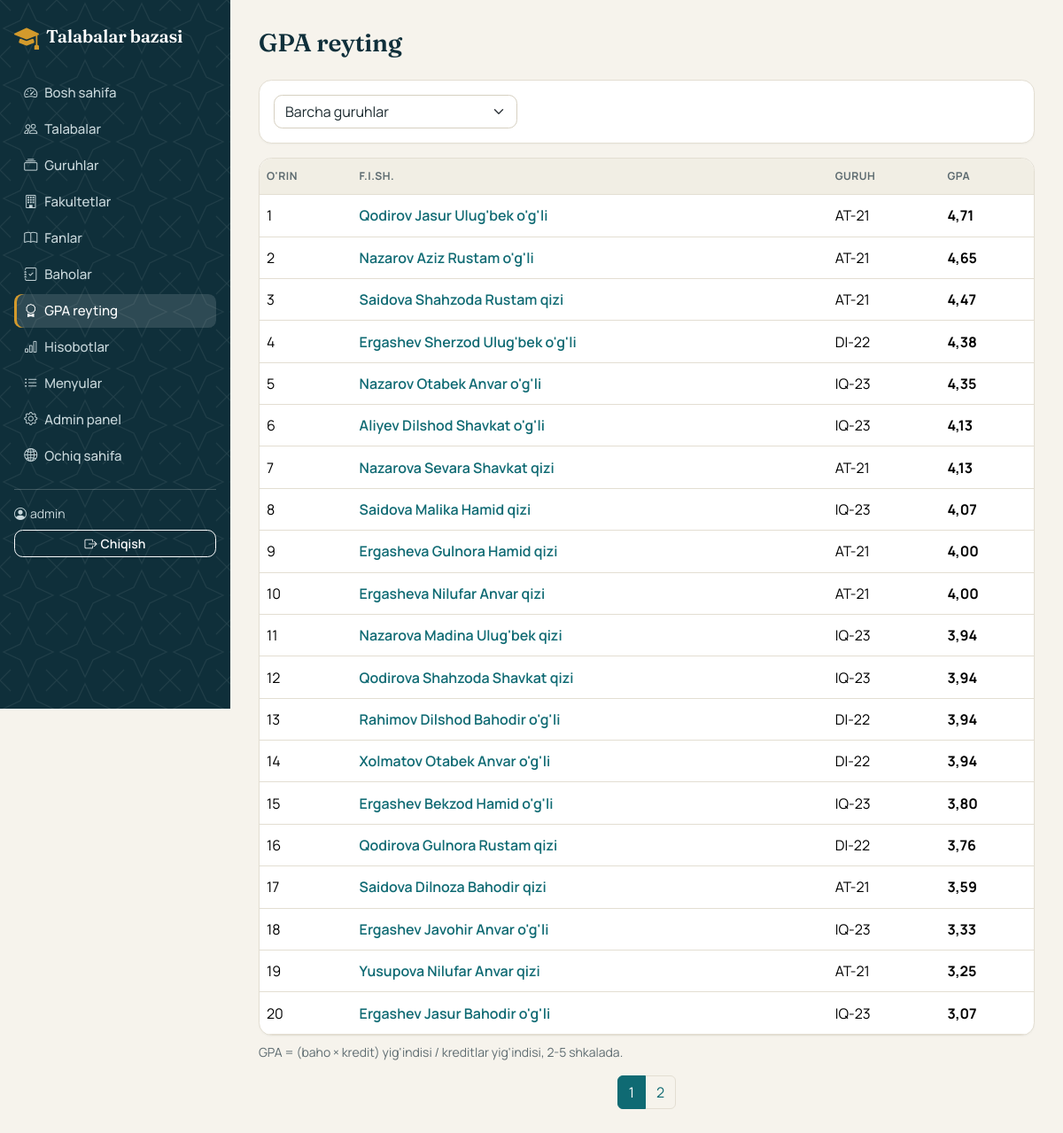
The app's page /gpa/ (signed in) with its own data.
### talabalar/models.py (models this page shows, shortened)
class Talaba(models.Model):
    JINS = [("E", "Erkak"), ("A", "Ayol")]
    TALIM_SHAKLI = [("grant", "Davlat granti"), ("kontrakt", "To'lov-kontrakt")]
    HOLAT = [
        ("oqiydi", "O'qiydi"),
        ("akademik", "Akademik ta'tilda"),
        ("chetlashtirilgan", "Chetlashtirilgan"),
        ("bitirgan", "Bitirgan"),
    ]
    familiya = models.CharField("Familiya", max_length=100)
    ism = models.CharField("Ism", max_length=100)
    otasining_ismi = models.CharField("Otasining ismi", max_length=100, blank=True)
    jinsi = models.CharField("Jinsi", max_length=1, choices=JINS)
    tugilgan_sana = models.DateField("Tug'ilgan sana")
    passport = models.CharField(
        "Pasport seriya/raqam",
        max_length=9,
        unique=True,
        validators=[RegexValidator(r"^[A-Z]{2}\d{7}$", "Format: AA1234567")],
    )
    telefon = models.CharField("Telefon", max_length=20, blank=True)
    email = models.EmailField("Email", blank=True)
    manzil = models.CharField("Manzil", max_length=255, blank=True)
    guruh = models.ForeignKey(Guruh, on_delete=models.PROTECT, related_name="talabalar", verbose_name="Guruh")
    qabul_yili = models.PositiveSmallIntegerField("Qabul yili")
    talim_shakli = models.CharField("Ta'lim shakli", max_length=10, choices=TALIM_SHAKLI, default="grant")
    holati = models.CharField("Holati", max_length=20, choices=HOLAT, default="oqiydi")
    yaratilgan = models.DateTimeField(auto_now_add=True)
    class Meta:
        verbose_name = "Talaba"
        verbose_name_plural = "Talabalar"
        ordering = ["familiya", "ism"]
    @property
    def toliq_ism(self):
        return f"{self.familiya} {self.ism} {self.otasining_ismi}".strip()
    def get_absolute_url(self):
        return reverse("talaba_detail", args=[self.pk])
    @property
    def gpa(self):
        baholar = self.baholar.all()
        kredit = sum(b.fan.kredit for b in baholar)
        if not kredit:
            return None
        return sum(b.baho * b.fan.kredit for b in baholar) / kredit

class Guruh(models.Model):
    nomi = models.CharField("Guruh nomi", max_length=50, unique=True)
    fakultet = models.ForeignKey(Fakultet, on_delete=models.PROTECT, related_name="guruhlar", verbose_name="Fakultet")
    yonalish = models.CharField("Yo'nalish", max_length=150)
    kurs = models.PositiveSmallIntegerField(
        "Kurs", validators=[MinValueValidator(1), MaxValueValidator(6)], default=1
    )
    class Meta:
        verbose_name = "Guruh"
        verbose_name_plural = "Guruhlar"
        ordering = ["nomi"]
    def __str__(self):
        return self.nomi

class Baho(models.Model):
    talaba = models.ForeignKey(Talaba, on_delete=models.CASCADE, related_name="baholar", verbose_name="Talaba")
    fan = models.ForeignKey(Fan, on_delete=models.PROTECT, related_name="baholar", verbose_name="Fan")
    ball = models.PositiveSmallIntegerField("Ball (0-100)", validators=[MaxValueValidator(100)])
    sana = models.DateField("Sana")
    class Meta:
        verbose_name = "Baho"
        verbose_name_plural = "Baholar"
        ordering = ["-sana"]
        constraints = [models.UniqueConstraint(fields=["talaba", "fan"], name="talaba_fan_unique")]
    @property
    def baho(self):
        return ball_bahosi(self.ball)

class Fan(models.Model):
    nomi = models.CharField("Fan nomi", max_length=150, unique=True)
    kredit = models.PositiveSmallIntegerField("Kredit", default=4)
    semestr = models.PositiveSmallIntegerField(
        "Semestr", validators=[MinValueValidator(1), MaxValueValidator(12)], default=1
    )
    oqituvchi = models.CharField("O'qituvchi", max_length=150, blank=True)
    class Meta:
        verbose_name = "Fan"
        verbose_name_plural = "Fanlar"
        ordering = ["semestr", "nomi"]

### talabalar/views.py (the view)
# urls.py: path("gpa/", views.GpaReyting.as_view(), name="gpa_reyting"),
class GpaReyting(LoginRequiredMixin, ListView):
    template_name = "talabalar/gpa_list.html"
    paginate_by = 20
    def get_queryset(self):
        qs = Talaba.objects.select_related("guruh").prefetch_related("baholar__fan")
        guruh = self.request.GET.get("guruh", "")
        if guruh.isdigit():
            qs = qs.filter(guruh_id=guruh)
        return sorted((t for t in qs if t.gpa is not None), key=lambda t: t.gpa, reverse=True)
    def get_context_data(self, **kwargs):
        ctx = super().get_context_data(**kwargs)
        ctx["guruhlar"] = Guruh.objects.all()
        ctx["tanlangan_guruh"] = self.request.GET.get("guruh", "")
        return ctx

### talabalar/context_processors.py (called while the page is built)
def menyular(request):
    return {"menyular": Menyu.objects.all(), "vaqtinchalik_baza": settings.VERCEL}

### talabalar/models.py (called while the page is built)
def ball_bahosi(ball):
    if ball >= 86:
        return 5
    if ball >= 71:
        return 4
    if ball >= 55:
        return 3
    return 2

### talabalar/templates/talabalar/gpa_list.html (shortened to what this page needs)
{% extends "talabalar/base.html" %}
{% block content %}
<h3 class="mb-4">GPA reyting</h3>
<form method="get" class="card p-3 mb-3"><div class="row g-2">
  <div class="col-md-4"><select name="guruh" class="form-select" onchange="this.form.submit()">
    <option value="">Barcha guruhlar</option>
  </select></div>
</div></form>
<div class="card"><div class="table-responsive">
  <table class="table table-hover align-middle mb-0">
    <thead class="table-light"><tr><th>O'rin</th><th>F.I.Sh.</th><th>Guruh</th><th>GPA</th></tr></thead>
    <tbody>
    {% for t in object_list %}
      <tr>
        <td>{{ page_obj.start_index|add:forloop.counter0 }}</td>
        <td><a href="{{ t.get_absolute_url }}" class="text-decoration-none fw-semibold">{{ t.toliq_ism }}</a></td>
        <td>{{ t.guruh }}</td>
        <td><b>{{ t.gpa|floatformat:2 }}</b></td>
      </tr>
    {% empty %}<tr><td colspan="4" class="text-center text-muted py-4">Baholangan talabalar yo'q</td></tr>{% endfor %}
    </tbody>
  </table>
</div></div>
<p class="text-muted small mt-2">GPA = (baho × kredit) yig'indisi / kreditlar yig'indisi, 2-5 shkalada.</p>
{% if is_paginated %}
<nav class="mt-3"><ul class="pagination justify-content-center">
  {% for n in paginator.page_range %}
    <li class="page-item {% if n == page_obj.number %}active{% endif %}"><a class="page-link" href="?page={{ n }}{% if tanlangan_guruh %}&guruh={{ tanlangan_guruh|urlencode }}{% endif %}">{{ n }}</a></li>
  {% endfor %}
</ul></nav>
{% endif %}
{% endblock %}

### talabalar/templates/talabalar/base.html (shortened to what this page needs)
<!doctype html>
<html lang="uz">
<head>
  {% include "talabalar/_bosh_qism.html" %}
</head>
<body>
<div class="ilova">
  <nav class="yon-panel offcanvas-md offcanvas-start" tabindex="-1" id="yonPanel" aria-label="Asosiy menyu">
    <div class="yon-ichki">
      <div class="d-flex align-items-center justify-content-between mb-4">
        <a href="{% url 'bosh_sahifa' %}" class="d-flex align-items-center text-white text-decoration-none">
          <i class="bi bi-mortarboard-fill tamgha fs-3 me-2"></i><span class="sarlavha-shrift text-white fs-5">Talabalar bazasi</span>
        </a>
      </div>
      {% with u=request.resolver_match.url_name %}
      <ul class="nav flex-column">
        <li><a class="nav-link {% if u == 'bosh_sahifa' %}active{% endif %}" href="{% url 'bosh_sahifa' %}"><i class="bi bi-speedometer2 me-2"></i>Bosh sahifa</a></li>
        <li><a class="nav-link {% if 'talaba' in u %}active{% endif %}" href="{% url 'talaba_list' %}"><i class="bi bi-people me-2"></i>Talabalar</a></li>
        <li><a class="nav-link {% if 'guruh' in u %}active{% endif %}" href="{% url 'guruh_list' %}"><i class="bi bi-collection me-2"></i>Guruhlar</a></li>
        <li><a class="nav-link {% if 'fakultet' in u %}active{% endif %}" href="{% url 'fakultet_list' %}"><i class="bi bi-building me-2"></i>Fakultetlar</a></li>
        <li><a class="nav-link {% if 'fan' in u %}active{% endif %}" href="{% url 'fan_list' %}"><i class="bi bi-book me-2"></i>Fanlar</a></li>
        <li><a class="nav-link {% if 'baho' in u %}active{% endif %}" href="{% url 'baho_list' %}"><i class="bi bi-journal-check me-2"></i>Baholar</a></li>
        <li><a class="nav-link {% if u == 'gpa_reyting' %}active{% endif %}" href="{% url 'gpa_reyting' %}"><i class="bi bi-award me-2"></i>GPA reyting</a></li>
        <li><a class="nav-link {% if u == 'hisobotlar' %}active{% endif %}" href="{% url 'hisobotlar' %}"><i class="bi bi-bar-chart me-2"></i>Hisobotlar</a></li>
        <li><a class="nav-link {% if 'menyu' in u %}active{% endif %}" href="{% url 'menyu_list' %}"><i class="bi bi-list-ul me-2"></i>Menyular</a></li>
        <li><a class="nav-link" href="{% url 'admin_panel' %}"><i class="bi bi-gear me-2"></i>Admin panel</a></li>
        <li><a class="nav-link" href="{% url 'ochiq_sahifa' %}"><i class="bi bi-globe2 me-2"></i>Ochiq sahifa</a></li>
      </ul>
      {% endwith %}
      <div class="mt-auto pt-3">
        <hr class="mt-0">
        <div class="foydalanuvchi mb-2"><i class="bi bi-person-circle me-1"></i>{{ user.username }}</div>
        <form method="post" action="{% url 'logout' %}">{% csrf_token %}
          <button class="btn btn-sm btn-outline-light w-100"><i class="bi bi-box-arrow-right me-1"></i>Chiqish</button>
        </form>
      </div>
    </div>
  </nav>
  <main class="ilova-asosiy">
    {% block content %}{% endblock %}
  </main>
</div>
</body>
</html>

### talabalar/static/talabalar/style.css (style rules this page uses)
:root { --siyoh: #0f2f3a; --siyoh-2: #174452; --moviy: #0f6a73; --moviy-to: #0b555d; --moviy-och: #dcecec; --oltin: #d39a2c; --qogoz: #f6f3ec; --sirt: #ffffff; --chiziq: #e3ded2; --matn: #1d2b30; --xira: #5d6b70; --bs-body-font-family: "Manrope", system-ui, -apple-system, "Segoe UI", sans-serif; --bs-body-bg: var(--qogoz); --bs-body-color: var(--matn); --bs-border-color: var(--chiziq); --bs-link-color: var(--moviy); --bs-link-color-rgb: 15, 106, 115; --bs-link-hover-color: var(--moviy-to); --bs-link-hover-color-rgb: 11, 85, 93; --bs-secondary-color: var(--xira); --bs-primary-rgb: 15, 106, 115; --bs-primary-bg-subtle: var(--moviy-och); --bs-primary-text-emphasis: var(--moviy-to); }
h1, h2, h3, .sarlavha-shrift { font-family: "Fraunces", Georgia, serif; font-weight: 600; letter-spacing: -.01em; color: var(--siyoh); }
.text-muted { color: var(--xira) !important; }
.btn { font-weight: 600; border-radius: .6rem; }
.card { --bs-card-bg: var(--sirt); border: 1px solid var(--chiziq); border-radius: .9rem; box-shadow: 0 1px 2px rgba(15, 47, 58, .04); }
.card > .table-responsive { border-radius: .9rem; }
.table { --bs-table-bg: transparent; --bs-table-hover-bg: #f4f1e8; margin-bottom: 0; }
.table > :not(caption) > * > * { padding-top: .7rem; padding-bottom: .7rem; }
.table thead th, .table-light th { --bs-table-bg: #f1eee4; color: var(--xira); font-size: .76rem; font-weight: 700; letter-spacing: .04em; text-transform: uppercase; border-bottom: 1px solid var(--chiziq); }
.form-control, .form-select { border-radius: .6rem; border-color: #d6d0c1; background-color: var(--sirt); }
.page-link { color: var(--moviy); }
.active > .page-link { background: var(--moviy); border-color: var(--moviy); }
.ilova { display: flex; min-height: 100vh; }
.ilova-asosiy { flex: 1; min-width: 0; padding: 2rem; }
.yon-panel { --bs-offcanvas-width: 260px; --bs-offcanvas-bg: var(--siyoh); background: var(--siyoh) var(--naqsh) !important; color: #fff; }
.yon-ichki { padding: 1.25rem 1rem; display: flex; flex-direction: column; flex: 1; width: 100%; }
.yon-panel .nav-link { color: #c9d8dc; border-radius: .55rem; padding: .5rem .7rem; margin-bottom: .15rem; font-weight: 500; font-size: .94rem; }
.yon-panel .nav-link.active { background: rgba(255, 255, 255, .13); color: #fff; box-shadow: inset 3px 0 0 var(--oltin); }
.yon-panel .foydalanuvchi { color: #c9d8dc; font-size: .875rem; }
.yon-panel hr { border-color: rgba(255, 255, 255, .2); opacity: 1; }
.tamgha { color: var(--oltin); }
@media (min-width: 768px) { .yon-panel { flex: 0 0 260px; width: 260px; position: sticky; top: 0; height: 100vh; overflow-y: auto; } }

### records on screen
Talaba: start_index|add "1", toliq_ism "Qodirov Jasur Ulug'bek o'g'li", guruh "AT-21", gpa "4,71"
Talaba: start_index|add "2", toliq_ism "Nazarov Aziz Rustam o'g'li", guruh "AT-21", gpa "4,65"
Talaba: start_index|add "3", toliq_ism "Saidova Shahzoda Rustam qizi", guruh "AT-21", gpa "4,47"
Talaba: start_index|add "4", toliq_ism "Ergashev Sherzod Ulug'bek o'g'li", guruh "DI-22", gpa "4,38"
Talaba: start_index|add "5", toliq_ism "Nazarov Otabek Anvar o'g'li", guruh "IQ-23", gpa "4,35"
Talaba: start_index|add "6", toliq_ism "Aliyev Dilshod Shavkat o'g'li", guruh "IQ-23", gpa "4,13"
Talaba: start_index|add "7", toliq_ism "Nazarova Sevara Shavkat qizi", guruh "AT-21", gpa "4,13"
Talaba: start_index|add "8", toliq_ism "Saidova Malika Hamid qizi", guruh "IQ-23", gpa "4,07"
Talaba: start_index|add "9", toliq_ism "Ergasheva Gulnora Hamid qizi", guruh "AT-21", gpa "4,00"
Talaba: start_index|add "10", toliq_ism "Ergasheva Nilufar Anvar qizi", guruh "AT-21", gpa "4,00"
Talaba: start_index|add "11", toliq_ism "Nazarova Madina Ulug'bek qizi", guruh "IQ-23", gpa "3,94"
Talaba: start_index|add "12", toliq_ism "Qodirova Shahzoda Shavkat qizi", guruh "IQ-23", gpa "3,94"
Talaba: start_index|add "13", toliq_ism "Rahimov Dilshod Bahodir o'g'li", guruh "DI-22", gpa "3,94"
Talaba: start_index|add "14", toliq_ism "Xolmatov Otabek Anvar o'g'li", guruh "DI-22", gpa "3,94"
Talaba: start_index|add "15", toliq_ism "Ergashev Bekzod Hamid o'g'li", guruh "IQ-23", gpa "3,80"
Talaba: start_index|add "16", toliq_ism "Qodirova Gulnora Rustam qizi", guruh "DI-22", gpa "3,76"
Talaba: start_index|add "17", toliq_ism "Saidova Dilnoza Bahodir qizi", guruh "AT-21", gpa "3,59"
Talaba: start_index|add "18", toliq_ism "Ergashev Javohir Anvar o'g'li", guruh "IQ-23", gpa "3,33"
Talaba: start_index|add "19", toliq_ism "Yusupova Nilufar Anvar qizi", guruh "AT-21", gpa "3,25"
Talaba: start_index|add "20", toliq_ism "Ergashev Jasur Bahodir o'g'li", guruh "IQ-23", gpa "3,07"

### other values on screen
{{ user.username }} "admin"
{{ n }} "1" "2"
